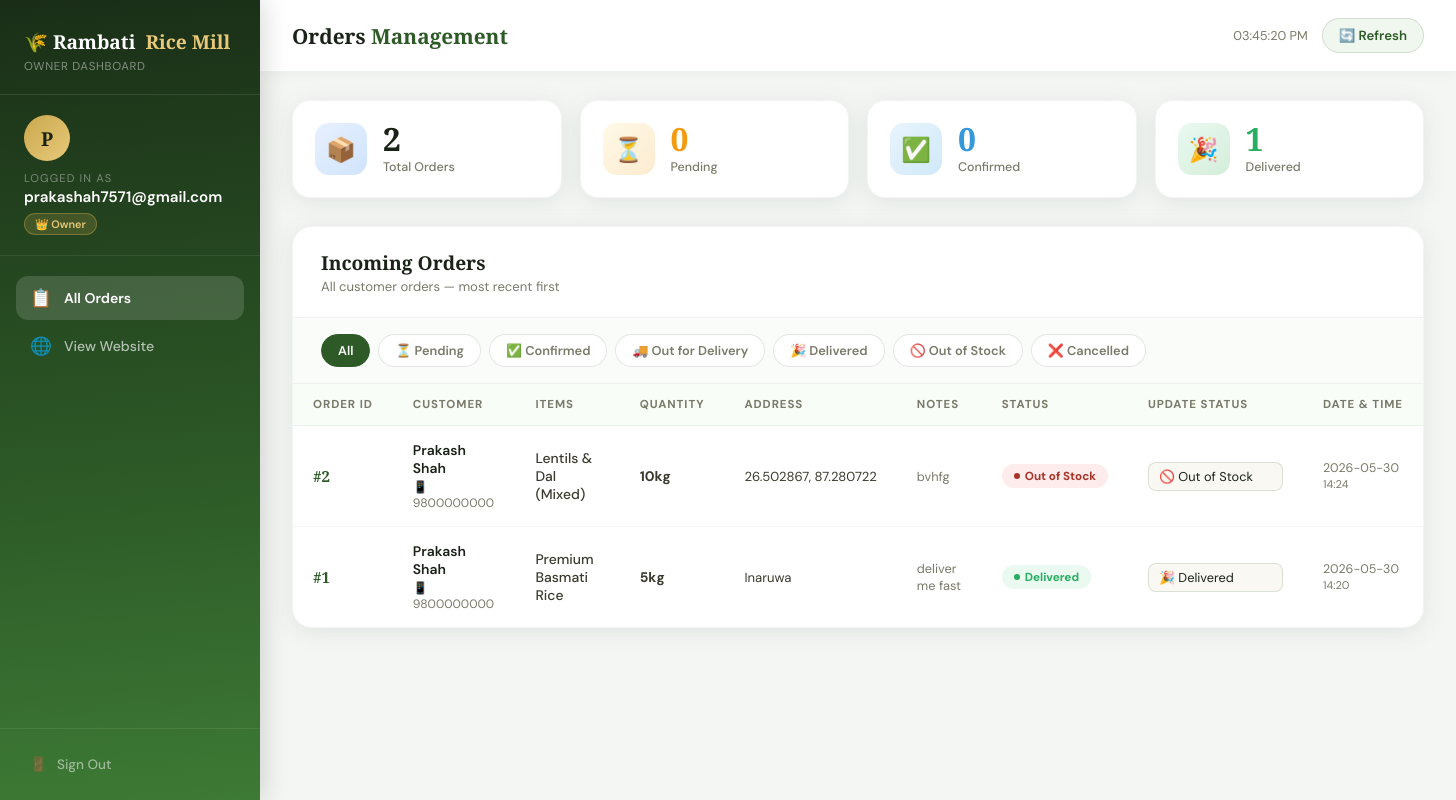
Page /owner (signed in) on the committed database.
### tables this page shows
CREATE TABLE orders (
        id INTEGER PRIMARY KEY AUTOINCREMENT,
        customer_id INTEGER NOT NULL,
        customer_name TEXT NOT NULL,
        phone TEXT NOT NULL,
        items TEXT NOT NULL,
        quantity TEXT NOT NULL,
        address TEXT NOT NULL,
        notes TEXT,
        status TEXT NOT NULL DEFAULT 'Pending',
        created_at TEXT NOT NULL,
        FOREIGN KEY(customer_id) REFERENCES users(id)
    );

### app.py (the view)
@app.route("/owner")
@owner_required
def owner_dashboard():
    conn = get_db()
    orders = conn.execute("SELECT * FROM orders ORDER BY created_at DESC").fetchall()
    total = len(orders)
    pending = sum(1 for o in orders if o['status'] == 'Pending')
    delivered = sum(1 for o in orders if o['status'] == 'Delivered')
    confirmed = sum(1 for o in orders if o['status'] == 'Confirmed')
    owner_name = session.get('user_name', 'Owner')
    conn.close()
    return render_template("owner_dashboard.html",
                           orders=orders,
                           total=total,
                           pending=pending,
                           delivered=delivered,
                           confirmed=confirmed,
                           owner_name=owner_name)

### app.py (called while the page is built)
def get_db():
    conn = sqlite3.connect(DB_PATH)
    conn.row_factory = sqlite3.Row
    return conn

def owner_required(f):
    @wraps(f)
    def decorated(*args, **kwargs):
        if 'user_id' not in session or session.get('role') != 'owner':
            return redirect(url_for('login'))
        return f(*args, **kwargs)
    return decorated

### templates/owner_dashboard.html (shortened to what this page needs)
<!DOCTYPE html>
<html lang="en">
<head>
</head>
<body>
<aside class="sidebar" id="sidebar">
  <div class="sidebar-logo">
    <div class="sidebar-logo-name">
      🌾 Rambati <span>Rice Mill</span>
    </div>
    <div class="sidebar-logo-sub">OWNER DASHBOARD</div>
  </div>
  <div class="sidebar-owner">
    <div class="owner-avatar">{{ owner_name[0].upper() }}</div>
    <div class="owner-label">Logged in as</div>
    <div class="owner-name">{{ owner_name }}</div>
    <div class="owner-badge">👑 Owner</div>
  </div>
  <nav class="sidebar-nav">
    <a class="nav-item active" href="/owner">
      <span class="nav-item-icon">📋</span>
      All Orders
    </a>
    <a class="nav-item" href="/">
      <span class="nav-item-icon">🌐</span>
      View Website
    </a>
  </nav>
  <div class="sidebar-footer">
    <a href="/logout" class="logout-btn">
      <span>🚪</span> Sign Out
    </a>
  </div>
</aside>
<div class="main">
  <div class="topbar">
    <div style="display:flex;align-items:center;gap:14px;">
      <div class="topbar-title">Orders <span>Management</span></div>
    </div>
    <div class="topbar-right">
      <span class="topbar-time" id="liveTime"></span>
      <button class="refresh-btn" onclick="location.reload()">🔄 Refresh</button>
    </div>
  </div>
  <div class="content">
    <div class="stats-grid">
      <div class="stat-card">
        <div class="stat-icon total">📦</div>
        <div>
          <div class="stat-num">{{ total }}</div>
          <div class="stat-label">Total Orders</div>
        </div>
      </div>
      <div class="stat-card">
        <div class="stat-icon pending">⏳</div>
        <div>
          <div class="stat-num" style="color:var(--status-pending)">{{ pending }}</div>
          <div class="stat-label">Pending</div>
        </div>
      </div>
      <div class="stat-card">
        <div class="stat-icon confirmed">✅</div>
        <div>
          <div class="stat-num" style="color:var(--status-confirmed)">{{ confirmed }}</div>
          <div class="stat-label">Confirmed</div>
        </div>
      </div>
      <div class="stat-card">
        <div class="stat-icon delivered">🎉</div>
        <div>
          <div class="stat-num" style="color:var(--status-delivered)">{{ delivered }}</div>
          <div class="stat-label">Delivered</div>
        </div>
      </div>
    </div>
    <div class="orders-section">
      <div class="orders-header">
        <div class="orders-header-left">
          <h2>Incoming Orders</h2>
          <p>All customer orders — most recent first</p>
        </div>
      </div>
      <div class="filter-row">
        <button class="filter-btn active" onclick="filterOrders('All', this)">All</button>
        <button class="filter-btn" onclick="filterOrders('Pending', this)">⏳ Pending</button>
        <button class="filter-btn" onclick="filterOrders('Confirmed', this)">✅ Confirmed</button>
        <button class="filter-btn" onclick="filterOrders('Out for Delivery', this)">🚚 Out for Delivery</button>
        <button class="filter-btn" onclick="filterOrders('Delivered', this)">🎉 Delivered</button>
        <button class="filter-btn" onclick="filterOrders('Out of Stock', this)">🚫 Out of Stock</button>
        <button class="filter-btn" onclick="filterOrders('Cancelled', this)">❌ Cancelled</button>
      </div>
      {% if orders %}
      <div class="table-wrap">
        <table id="ordersTable">
          <thead>
            <tr>
              <th>Order ID</th>
              <th>Customer</th>
              <th>Items</th>
              <th>Quantity</th>
              <th>Address</th>
              <th>Notes</th>
              <th>Status</th>
              <th>Update Status</th>
              <th>Date & Time</th>
            </tr>
          </thead>
          <tbody id="ordersBody">
            {% for order in orders %}
            <tr data-status="{{ order.status }}" data-id="{{ order.id }}">
              <td><span class="order-id">#{{ order.id }}</span></td>
              <td>
                <div class="customer-cell">
                  <span class="customer-name">{{ order.customer_name }}</span>
                  <span class="customer-phone">📱 {{ order.phone }}</span>
                </div>
              </td>
              <td>
                <div class="item-cell">
                  <div class="item-name">{{ order.items }}</div>
                </div>
              </td>
              <td><strong>{{ order.quantity }}</strong></td>
              <td><span class="addr-cell" title="{{ order.address }}">{{ order.address }}</span></td>
              <td style="font-size:0.8rem;color:var(--text-muted);max-width:120px;">{{ order.notes or '—' }}</td>
              <td>
                <span class="status-badge status-{{ order.status.replace(' ', '-') }}" id="badge-{{ order.id }}">
                  {{ order.status }}
                </span>
              </td>
              <td>
                <select class="status-select" id="sel-{{ order.id }}" onchange="updateStatus({{ order.id }}, this.value)">
                  <option value="Delivered" {% if order.status=='Delivered' %}selected{% endif %}>🎉 Delivered</option>
                  <option value="Out of Stock" {% if order.status=='Out of Stock' %}selected{% endif %}>🚫 Out of Stock</option>
                </select>
              </td>
              <td>
                <div class="time-cell">
                  {{ order.created_at[:10] }}<br>
                  <span style="font-size:0.7rem;">{{ order.created_at[11:16] }}</span>
                </div>
              </td>
            </tr>
            {% endfor %}
          </tbody>
        </table>
      </div>
      {% else %}
      <div class="empty-state">
        <div class="empty-icon">📭</div>
        <div class="empty-title">No orders yet</div>
        <p class="empty-sub">When customers place orders, they'll appear here in real time.</p>
      </div>
      {% endif %}
    </div>
  </div>
</div>
</body>
</html>

### rows in the picture
orders: id "2", customer_name "Prakash Shah", phone "9800000000", items "Lentils & Dal (Mixed)", quantity "10kg", address "26.502867, 87.280722", notes "bvhfg", status "Out of Stock", status+id "🚫 Out of Stock", created_at "2026-05-30", created_at "14:24"
orders: id "1", customer_name "Prakash Shah", phone "9800000000", items "Premium Basmati Rice", quantity "5kg", address "Inaruwa", notes "deliver me fast", status "Delivered", status+id "🎉 Delivered", created_at "2026-05-30", created_at "14:20"

### other values in the picture
{{ owner_name[0].upper() }} "P"
{{ owner_name }} "prakashah7571@gmail.com"
{{ total }} "2"
{{ pending }} "0"
{{ confirmed }} "0"
{{ delivered }} "1"
